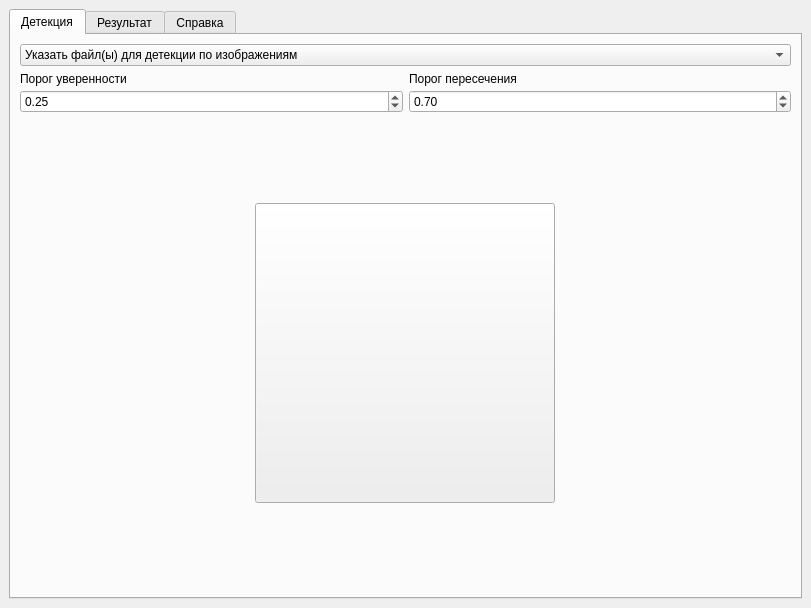
<?xml version="1.0" encoding="UTF-8"?>
<ui version="4.0">
 <class>MainWindow</class>
 <widget class="QMainWindow" name="MainWindow">
  <property name="geometry">
   <rect>
    <x>0</x>
    <y>0</y>
    <width>811</width>
    <height>608</height>
   </rect>
  </property>
  <property name="windowTitle">
   <string>MainWindow</string>
  </property>
  <widget class="QWidget" name="centralwidget">
   <layout class="QGridLayout" name="gridLayout_3">
    <item row="1" column="0">
     <widget class="QTabWidget" name="tabWidget">
      <property name="toolTip">
       <string/>
      </property>
      <property name="currentIndex">
       <number>0</number>
      </property>
      <widget class="QWidget" name="tab">
       <attribute name="title">
        <string>Детекция</string>
       </attribute>
       <layout class="QGridLayout" name="gridLayout">
        <item row="2" column="0">
         <widget class="QWidget" name="widget" native="true">
          <layout class="QGridLayout" name="gridLayout_2">
           <item row="0" column="0">
            <widget class="QToolButton" name="load_button">
             <property name="minimumSize">
              <size>
               <width>300</width>
               <height>300</height>
              </size>
             </property>
             <property name="toolTip">
              <string>Загрузить данные для детекции</string>
             </property>
             <property name="styleSheet">
              <string notr="true"/>
             </property>
             <property name="text">
              <string/>
             </property>
             <property name="icon">
              <iconset resource="resources.qrc">
               <normaloff>:/icons/icons/download.png</normaloff>:/icons/icons/download.png</iconset>
             </property>
             <property name="iconSize">
              <size>
               <width>64</width>
               <height>64</height>
              </size>
             </property>
            </widget>
           </item>
          </layout>
         </widget>
        </item>
        <item row="1" column="0">
         <layout class="QVBoxLayout" name="verticalLayout_2">
          <item>
           <widget class="QComboBox" name="select_files">
            <property name="layoutDirection">
             <enum>Qt::LeftToRight</enum>
            </property>
            <item>
             <property name="text">
              <string>Указать файл(ы) для детекции по изображениям</string>
             </property>
            </item>
            <item>
             <property name="text">
              <string>Указать файл(ы) для детекции по видео</string>
             </property>
            </item>
            <item>
             <property name="text">
              <string>Указать путь до директории с изображениями</string>
             </property>
            </item>
            <item>
             <property name="text">
              <string>Указать путь до директории с видео</string>
             </property>
            </item>
            <item>
             <property name="text">
              <string>Детекция по видео-камере</string>
             </property>
            </item>
           </widget>
          </item>
          <item>
           <layout class="QHBoxLayout" name="horizontalLayout">
            <item>
             <layout class="QVBoxLayout" name="verticalLayout_3">
              <property name="spacing">
               <number>4</number>
              </property>
              <item>
               <widget class="QLabel" name="label_3">
                <property name="sizePolicy">
                 <sizepolicy hsizetype="Fixed" vsizetype="Fixed">
                  <horstretch>0</horstretch>
                  <verstretch>0</verstretch>
                 </sizepolicy>
                </property>
                <property name="text">
                 <string>Порог уверенности</string>
                </property>
               </widget>
              </item>
              <item>
               <widget class="QDoubleSpinBox" name="conf">
                <property name="maximum">
                 <double>1.000000000000000</double>
                </property>
                <property name="singleStep">
                 <double>0.100000000000000</double>
                </property>
                <property name="value">
                 <double>0.250000000000000</double>
                </property>
               </widget>
              </item>
             </layout>
            </item>
            <item>
             <layout class="QVBoxLayout" name="verticalLayout_4">
              <property name="spacing">
               <number>4</number>
              </property>
              <item>
               <widget class="QLabel" name="label_4">
                <property name="sizePolicy">
                 <sizepolicy hsizetype="Fixed" vsizetype="Fixed">
                  <horstretch>0</horstretch>
                  <verstretch>0</verstretch>
                 </sizepolicy>
                </property>
                <property name="text">
                 <string>Порог пересечения</string>
                </property>
               </widget>
              </item>
              <item>
               <widget class="QDoubleSpinBox" name="iou">
                <property name="maximum">
                 <double>1.000000000000000</double>
                </property>
                <property name="singleStep">
                 <double>0.100000000000000</double>
                </property>
                <property name="value">
                 <double>0.700000000000000</double>
                </property>
               </widget>
              </item>
             </layout>
            </item>
           </layout>
          </item>
         </layout>
        </item>
       </layout>
      </widget>
      <widget class="QWidget" name="tab_3">
       <attribute name="title">
        <string>Результат</string>
       </attribute>
       <layout class="QGridLayout" name="gridLayout_6">
        <item row="0" column="0">
         <layout class="QVBoxLayout" name="verticalLayout_5">
          <item>
           <widget class="QScrollArea" name="scrollArea">
            <property name="widgetResizable">
             <bool>true</bool>
            </property>
            <widget class="QWidget" name="scrollAreaWidgetContents">
             <property name="geometry">
              <rect>
               <x>0</x>
               <y>0</y>
               <width>721</width>
               <height>484</height>
              </rect>
             </property>
             <layout class="QGridLayout" name="gridLayout_4">
              <item row="0" column="0">
               <widget class="QLabel" name="label">
                <property name="text">
                 <string>На данной странице будут результаты детекции</string>
                </property>
                <property name="alignment">
                 <set>Qt::AlignCenter</set>
                </property>
               </widget>
              </item>
             </layout>
            </widget>
           </widget>
          </item>
         </layout>
        </item>
       </layout>
      </widget>
      <widget class="QWidget" name="tab_5">
       <attribute name="title">
        <string>Справка</string>
       </attribute>
       <layout class="QGridLayout" name="gridLayout_5">
        <item row="0" column="0">
         <widget class="QPlainTextEdit" name="reference"/>
        </item>
       </layout>
      </widget>
     </widget>
    </item>
   </layout>
  </widget>
 </widget>
 <resources>
  <include location="resources.qrc"/>
 </resources>
 <connections/>
</ui>
